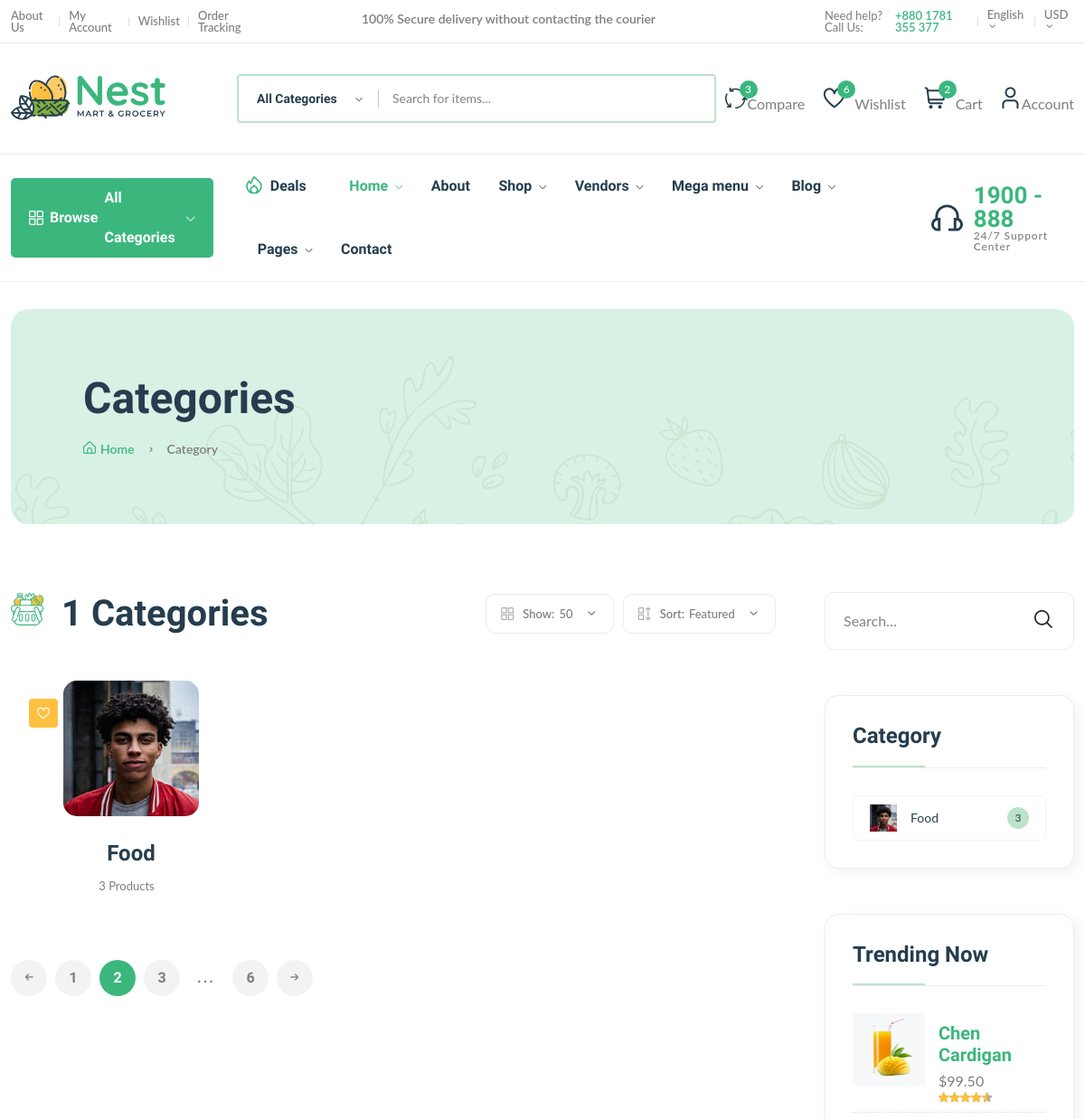
Page /category (upper part) on the earlier database version.
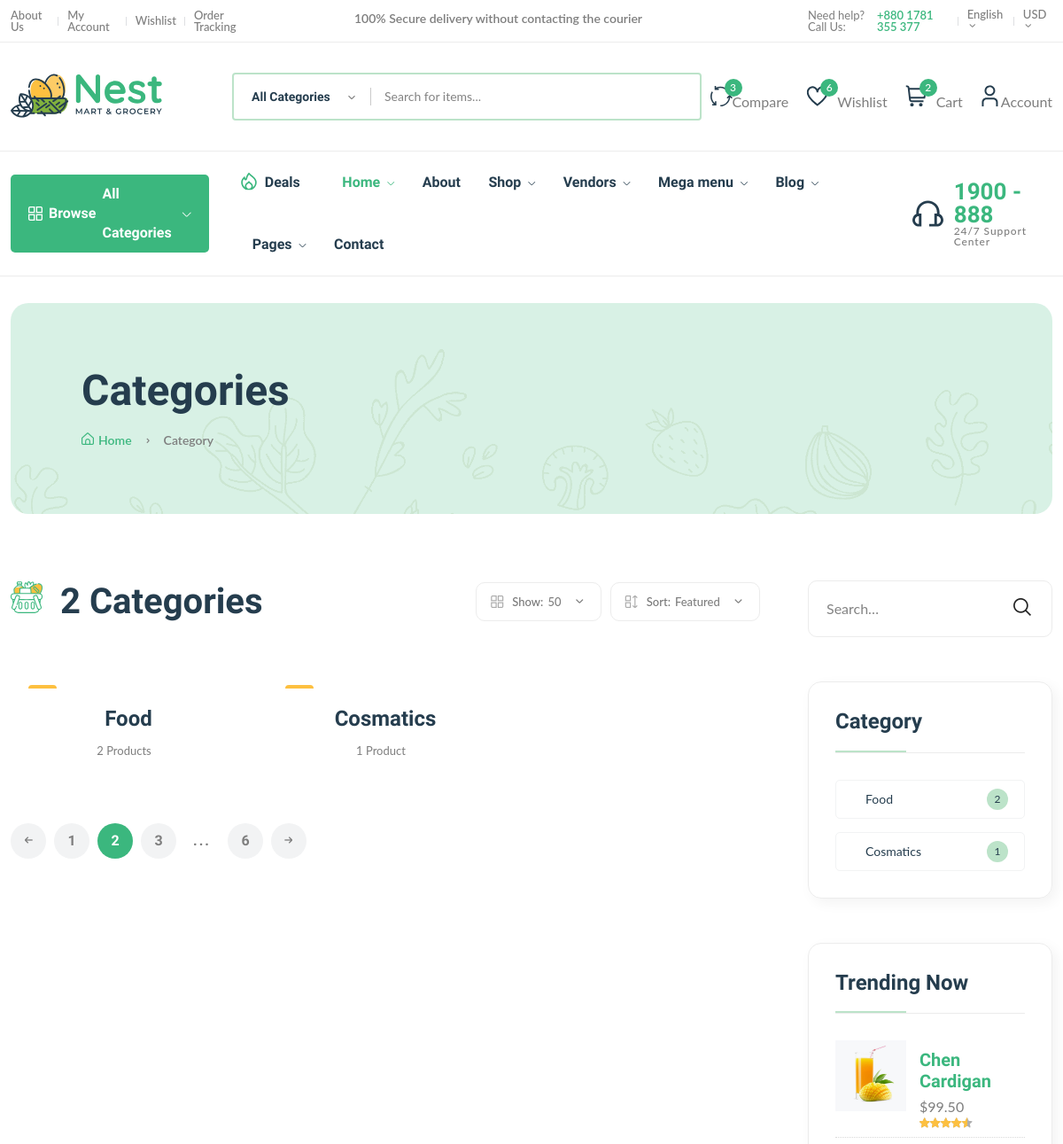
Same page on the later database version.
### core/models.py (models this page shows, shortened)
class Category(models.Model):
    cid = ShortUUIDField(unique=True, length=10, max_length=20, prefix='cat', alphabet='abcdefghijklmnop1234567890')#catabc123d45e
    title = models.CharField(max_length=100)
    image = models.ImageField(upload_to='category')
    class Meta:
        verbose_name = 'Category'
        verbose_name_plural = 'Categories'

### core/views.py (the view)
# urls.py: path('category', category_list_view, name='category-list'),
def category_list_view(request):
    categories = Category.objects.all()
    context = {
        "categories":categories
    }
    return render(request, 'core/category-list.html', context)

### templates/core/category-list.html (shortened to what the changed rows need)
{% extends 'core/partial/base.html' %}
{% load static %}
{% block content %}
    <main class="main">
        <div class="page-header mt-30 mb-75">
            <div class="container">
                <div class="archive-header">
                    <div class="row align-items-center">
                        <div class="col-xl-3">
                            <h1 class="mb-15">Categories</h1>
                        </div>
                    </div>
                </div>
            </div>
        </div>
        <div class="page-content mb-50">
            <div class="container">
                <div class="row">
                    <div class="col-lg-9">
                        <div class="shop-product-fillter mb-50 pr-30">
                            <div class="totall-product">
                                <h2>
                                    <img class="w-36px mr-10" src="assets/imgs/theme/icons/category-1.svg" alt="" />
                                    {{categories.count}} Categories
                                </h2>
                            </div>
                        </div>
                        <div class="loop-grid pr-30">
                            <div class="row">
                                {% for category in categories %}
                                <article class="col-xl-4 col-lg-6 col-md-6 text-center hover-up mb-30 animated">
                                    <div class="post-thumb">
                                        <a href="{% url 'core:product-list-cat-wise' category.cid %}">
                                            <img class="border-radius-15" src="{{ category.image.url }}" alt="" />
                                        </a>
                                        <div class="entry-meta">
                                            <a class="entry-meta meta-2" href="blog-category-grid.html"><i class="fi-rs-heart"></i></a>
                                        </div>
                                    </div>
                                    <div class="entry-content-2">
                                        <h4 class="post-title mb-15">
                                            <a href="{% url 'core:product-list-cat-wise' category.cid %}">{{ category.title }}</a>
                                        </h4>
                                        <div class="entry-meta font-xs color-grey mt-10 pb-10">
                                            <div>
                                                <span class="hit-count mr-10">{{ category.category.count }} Product{{ category.category.count|pluralize }}</span>
                                            </div>
                                        </div>
                                    </div>
                                </article>
                                {% endfor %}
                            </div>
                        </div>
                    </div>
                    <div class="col-lg-3 primary-sidebar sticky-sidebar">
                        <div class="widget-area">
                            <div class="sidebar-widget widget-category-2 mb-50">
                                <ul>
                                    {% for category in categories %}
                                    <li>
                                        <a href="{% url 'core:product-list-cat-wise' category.cid %}"> <img src="{{ category.image.url }}" alt="" />{{ category.title }}</a><span class="count">{{ category.category.count }}</span>
                                    </li>
                                    {% endfor %}
                                </ul>
                            </div>
                        </div>
                    </div>
                </div>
            </div>
        </div>
    </main>
{% endblock content %}

Differences in the rows shown:
changed Category "Food": category.count "3" → "2"; image: picture removed
added Category: title "Cosmatics", category.count "1"
Other differences:
{{ categories.count }}: "1" → "2"
